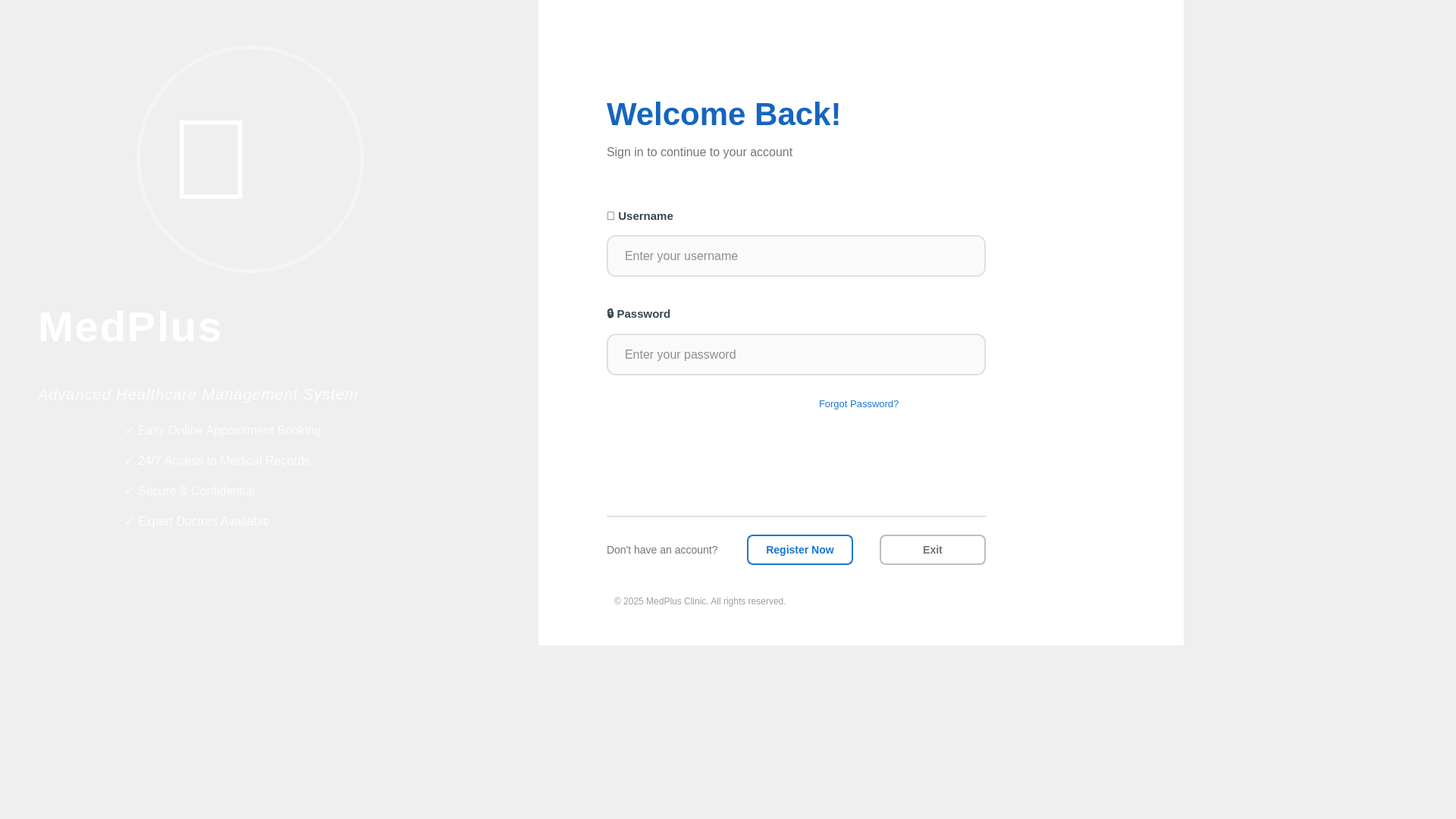
<?xml version="1.0" encoding="UTF-8"?>
<ui version="4.0">
 <class>MainWindow</class>
 <widget class="QMainWindow" name="MainWindow">
  <property name="geometry">
   <rect>
    <x>0</x>
    <y>0</y>
    <width>1920</width>
    <height>1080</height>
   </rect>
  </property>
  <property name="windowTitle">
   <string>MedPlus Clinic - Advanced Healthcare System</string>
  </property>
  <property name="styleSheet">
   <string notr="true">QMainWindow {
    background: qlineargradient(x1:0, y1:0, x2:1, y2:1,
        stop:0 #0f2027, stop:0.5 #203a43, stop:1 #2c5364);
}</string>
  </property>
  <widget class="QWidget" name="centralwidget">
   <widget class="QFrame" name="frameCircle1">
    <property name="geometry">
     <rect>
      <x>-100</x>
      <y>-100</y>
      <width>400</width>
      <height>400</height>
     </rect>
    </property>
    <property name="styleSheet">
     <string notr="true">QFrame {
    background: qradialgradient(cx:0.5, cy:0.5, radius:1,
        fx:0.5, fy:0.5, stop:0 rgba(66, 165, 245, 0.3), stop:1 transparent);
    border-radius: 200px;
    border: none;
}</string>
    </property>
   </widget>
   <widget class="QFrame" name="frameCircle2">
    <property name="geometry">
     <rect>
      <x>1100</x>
      <y>600</y>
      <width>500</width>
      <height>500</height>
     </rect>
    </property>
    <property name="styleSheet">
     <string notr="true">QFrame {
    background: qradialgradient(cx:0.5, cy:0.5, radius:1,
        fx:0.5, fy:0.5, stop:0 rgba(102, 187, 106, 0.3), stop:1 transparent);
    border-radius: 250px;
    border: none;
}</string>
    </property>
   </widget>
   <widget class="QFrame" name="frameBranding">
    <property name="geometry">
     <rect>
      <x>0</x>
      <y>0</y>
      <width>731</width>
      <height>851</height>
     </rect>
    </property>
    <property name="styleSheet">
     <string notr="true">QFrame {
    background: qlineargradient(x1:0, y1:0, x2:0, y2:1,
        stop:0 rgba(25, 118, 210, 0.95),
        stop:1 rgba(13, 71, 161, 0.95));
    border: none;
}</string>
    </property>
    <widget class="QLabel" name="lblBrandIcon">
     <property name="geometry">
      <rect>
       <x>180</x>
       <y>60</y>
       <width>300</width>
       <height>300</height>
      </rect>
     </property>
     <property name="styleSheet">
      <string notr="true">QLabel {
    background: qradialgradient(cx:0.5, cy:0.5, radius:0.8,
        fx:0.5, fy:0.5,
        stop:0 rgba(255, 255, 255, 0.2),
        stop:0.7 rgba(255, 255, 255, 0.1),
        stop:1 transparent);
    border: 5px solid rgba(255, 255, 255, 0.3);
    border-radius: 150px;
    font-size: 150px;
    color: white;
    qproperty-alignment: AlignCenter;
}</string>
     </property>
     <property name="text">
      <string>🏥</string>
     </property>
    </widget>
    <widget class="QLabel" name="lblBrandName">
     <property name="geometry">
      <rect>
       <x>50</x>
       <y>390</y>
       <width>600</width>
       <height>80</height>
      </rect>
     </property>
     <property name="styleSheet">
      <string notr="true">QLabel {
    font-size: 56px;
    font-weight: bold;
    color: white;
    background: transparent;
    qproperty-alignment: AlignCenter;
    letter-spacing: 2px;
}</string>
     </property>
     <property name="text">
      <string>MedPlus</string>
     </property>
    </widget>
    <widget class="QLabel" name="lblTagline">
     <property name="geometry">
      <rect>
       <x>50</x>
       <y>500</y>
       <width>600</width>
       <height>40</height>
      </rect>
     </property>
     <property name="styleSheet">
      <string notr="true">QLabel {
    font-size: 20px;
    color: rgba(255, 255, 255, 0.9);
    font-style: italic;
    background: transparent;
    qproperty-alignment: AlignCenter;
    letter-spacing: 1px;
}</string>
     </property>
     <property name="text">
      <string>Advanced Healthcare Management System</string>
     </property>
    </widget>
   </widget>
   <widget class="QLabel" name="lblFeature1">
    <property name="geometry">
     <rect>
      <x>150</x>
      <y>550</y>
      <width>400</width>
      <height>35</height>
     </rect>
    </property>
    <property name="styleSheet">
     <string notr="true">QLabel {
    font-size: 16px;
    color: rgba(255, 255, 255, 0.85);
    background: transparent;
    padding-left: 10px;
}</string>
    </property>
    <property name="text">
     <string>✓ Easy Online Appointment Booking</string>
    </property>
   </widget>
   <widget class="QLabel" name="lblFeature2">
    <property name="geometry">
     <rect>
      <x>150</x>
      <y>590</y>
      <width>400</width>
      <height>35</height>
     </rect>
    </property>
    <property name="styleSheet">
     <string notr="true">QLabel {
    font-size: 16px;
    color: rgba(255, 255, 255, 0.85);
    background: transparent;
    padding-left: 10px;
}</string>
    </property>
    <property name="text">
     <string>✓ 24/7 Access to Medical Records</string>
    </property>
   </widget>
   <widget class="QLabel" name="lblFeature3">
    <property name="geometry">
     <rect>
      <x>150</x>
      <y>630</y>
      <width>400</width>
      <height>35</height>
     </rect>
    </property>
    <property name="styleSheet">
     <string notr="true">QLabel {
    font-size: 16px;
    color: rgba(255, 255, 255, 0.85);
    background: transparent;
    padding-left: 10px;
}</string>
    </property>
    <property name="text">
     <string>✓ Secure &amp; Confidential</string>
    </property>
   </widget>
   <widget class="QLabel" name="lblFeature4">
    <property name="geometry">
     <rect>
      <x>150</x>
      <y>670</y>
      <width>400</width>
      <height>35</height>
     </rect>
    </property>
    <property name="styleSheet">
     <string notr="true">QLabel {
    font-size: 16px;
    color: rgba(255, 255, 255, 0.85);
    background: transparent;
    padding-left: 10px;
}</string>
    </property>
    <property name="text">
     <string>✓ Expert Doctors Available</string>
    </property>
   </widget>
   <widget class="QFrame" name="frameLoginPanel">
    <property name="geometry">
     <rect>
      <x>710</x>
      <y>0</y>
      <width>851</width>
      <height>851</height>
     </rect>
    </property>
    <property name="styleSheet">
     <string notr="true">QFrame {
    background-color: #ffffff;
    border: none;
}</string>
    </property>
    <widget class="QLabel" name="lblFooter">
     <property name="geometry">
      <rect>
       <x>100</x>
       <y>780</y>
       <width>500</width>
       <height>25</height>
      </rect>
     </property>
     <property name="styleSheet">
      <string notr="true">QLabel {
    font-size: 12px;
    color: #9e9e9e;
    background: transparent;
    qproperty-alignment: AlignCenter;
}</string>
     </property>
     <property name="text">
      <string>© 2025 MedPlus Clinic. All rights reserved.</string>
     </property>
    </widget>
   </widget>
   <widget class="QLabel" name="lblWelcome">
    <property name="geometry">
     <rect>
      <x>800</x>
      <y>120</y>
      <width>500</width>
      <height>60</height>
     </rect>
    </property>
    <property name="styleSheet">
     <string notr="true">QLabel {
    font-size: 42px;
    font-weight: bold;
    color: #1565c0;
    background: transparent;
    qproperty-alignment: AlignLeft;
}</string>
    </property>
    <property name="text">
     <string>Welcome Back!</string>
    </property>
   </widget>
   <widget class="QLabel" name="lblSubtitle">
    <property name="geometry">
     <rect>
      <x>800</x>
      <y>185</y>
      <width>500</width>
      <height>30</height>
     </rect>
    </property>
    <property name="styleSheet">
     <string notr="true">QLabel {
    font-size: 16px;
    color: #757575;
    background: transparent;
    qproperty-alignment: AlignLeft;
}</string>
    </property>
    <property name="text">
     <string>Sign in to continue to your account</string>
    </property>
   </widget>
   <widget class="QLabel" name="lblUsernameIcon">
    <property name="geometry">
     <rect>
      <x>800</x>
      <y>270</y>
      <width>500</width>
      <height>30</height>
     </rect>
    </property>
    <property name="styleSheet">
     <string notr="true">QLabel {
    font-size: 15px;
    font-weight: 600;
    color: #37474f;
    background: transparent;
}</string>
    </property>
    <property name="text">
     <string>👤 Username</string>
    </property>
   </widget>
   <widget class="QLineEdit" name="lineEdit">
    <property name="geometry">
     <rect>
      <x>800</x>
      <y>310</y>
      <width>500</width>
      <height>55</height>
     </rect>
    </property>
    <property name="styleSheet">
     <string notr="true">QLineEdit {
    font-size: 16px;
    color: #212121;
    padding: 15px 20px;
    border: 2px solid #e0e0e0;
    border-radius: 12px;
    background-color: #fafafa;
}
QLineEdit:focus {
    border: 2px solid #1976d2;
    background-color: #ffffff;
}</string>
    </property>
    <property name="placeholderText">
     <string>Enter your username</string>
    </property>
   </widget>
   <widget class="QLabel" name="lblPasswordIcon">
    <property name="geometry">
     <rect>
      <x>800</x>
      <y>400</y>
      <width>500</width>
      <height>30</height>
     </rect>
    </property>
    <property name="styleSheet">
     <string notr="true">QLabel {
    font-size: 15px;
    font-weight: 600;
    color: #37474f;
    background: transparent;
}</string>
    </property>
    <property name="text">
     <string>🔒 Password</string>
    </property>
   </widget>
   <widget class="QLineEdit" name="lineEdit_2">
    <property name="geometry">
     <rect>
      <x>800</x>
      <y>440</y>
      <width>500</width>
      <height>55</height>
     </rect>
    </property>
    <property name="styleSheet">
     <string notr="true">QLineEdit {
    font-size: 16px;
    color: #212121;
    padding: 15px 20px;
    border: 2px solid #e0e0e0;
    border-radius: 12px;
    background-color: #fafafa;
}
QLineEdit:focus {
    border: 2px solid #1976d2;
    background-color: #ffffff;
}</string>
    </property>
    <property name="echoMode">
     <enum>QLineEdit::EchoMode::Password</enum>
    </property>
    <property name="placeholderText">
     <string>Enter your password</string>
    </property>
   </widget>
   <widget class="QLabel" name="lblForgotPassword">
    <property name="geometry">
     <rect>
      <x>1080</x>
      <y>520</y>
      <width>220</width>
      <height>25</height>
     </rect>
    </property>
    <property name="styleSheet">
     <string notr="true">QLabel {
    font-size: 13px;
    color: #1976d2;
    background: transparent;
    qproperty-alignment: AlignRight;
}</string>
    </property>
    <property name="text">
     <string>Forgot Password?</string>
    </property>
   </widget>
   <widget class="QPushButton" name="loginButton">
    <property name="geometry">
     <rect>
      <x>800</x>
      <y>580</y>
      <width>500</width>
      <height>60</height>
     </rect>
    </property>
    <property name="styleSheet">
     <string notr="true">QPushButton {
    font-size: 18px;
    font-weight: bold;
    color: white;
    background: qlineargradient(x1:0, y1:0, x2:1, y2:0,
        stop:0 #1976d2, stop:1 #42a5f5);
    border: none;
    border-radius: 12px;
    padding: 15px;
}
QPushButton:hover {
    background: qlineargradient(x1:0, y1:0, x2:1, y2:0,
        stop:0 #1565c0, stop:1 #1976d2);
}
QPushButton:pressed {
    background: qlineargradient(x1:0, y1:0, x2:1, y2:0,
        stop:0 #0d47a1, stop:1 #1565c0);
}</string>
    </property>
    <property name="text">
     <string>Sign In</string>
    </property>
   </widget>
   <widget class="QFrame" name="lineDivider">
    <property name="geometry">
     <rect>
      <x>800</x>
      <y>680</y>
      <width>500</width>
      <height>2</height>
     </rect>
    </property>
    <property name="styleSheet">
     <string notr="true">QFrame {
    background-color: #e0e0e0;
    border: none;
}</string>
    </property>
   </widget>
   <widget class="QLabel" name="lblRegisterText">
    <property name="geometry">
     <rect>
      <x>800</x>
      <y>710</y>
      <width>300</width>
      <height>30</height>
     </rect>
    </property>
    <property name="styleSheet">
     <string notr="true">QLabel {
    font-size: 14px;
    color: #757575;
    background: transparent;
}</string>
    </property>
    <property name="text">
     <string>Don't have an account?</string>
    </property>
   </widget>
   <widget class="QPushButton" name="regLogin">
    <property name="geometry">
     <rect>
      <x>985</x>
      <y>705</y>
      <width>140</width>
      <height>40</height>
     </rect>
    </property>
    <property name="styleSheet">
     <string notr="true">QPushButton {
    font-size: 14px;
    font-weight: 600;
    color: #1976d2;
    background: transparent;
    border: 2px solid #1976d2;
    border-radius: 8px;
    padding: 8px 16px;
}
QPushButton:hover {
    background-color: #e3f2fd;
    border-color: #0d47a1;
}
QPushButton:pressed {
    background-color: #bbdefb;
}</string>
    </property>
    <property name="text">
     <string>Register Now</string>
    </property>
   </widget>
   <widget class="QPushButton" name="exitButton">
    <property name="geometry">
     <rect>
      <x>1160</x>
      <y>705</y>
      <width>140</width>
      <height>40</height>
     </rect>
    </property>
    <property name="styleSheet">
     <string notr="true">QPushButton {
    font-size: 14px;
    font-weight: 600;
    color: #757575;
    background: transparent;
    border: 2px solid #bdbdbd;
    border-radius: 8px;
    padding: 8px 16px;
}
QPushButton:hover {
    background-color: #f5f5f5;
    border-color: #757575;
}
QPushButton:pressed {
    background-color: #e0e0e0;
}</string>
    </property>
    <property name="text">
     <string>Exit</string>
    </property>
   </widget>
  </widget>
 </widget>
 <resources/>
 <connections/>
</ui>
